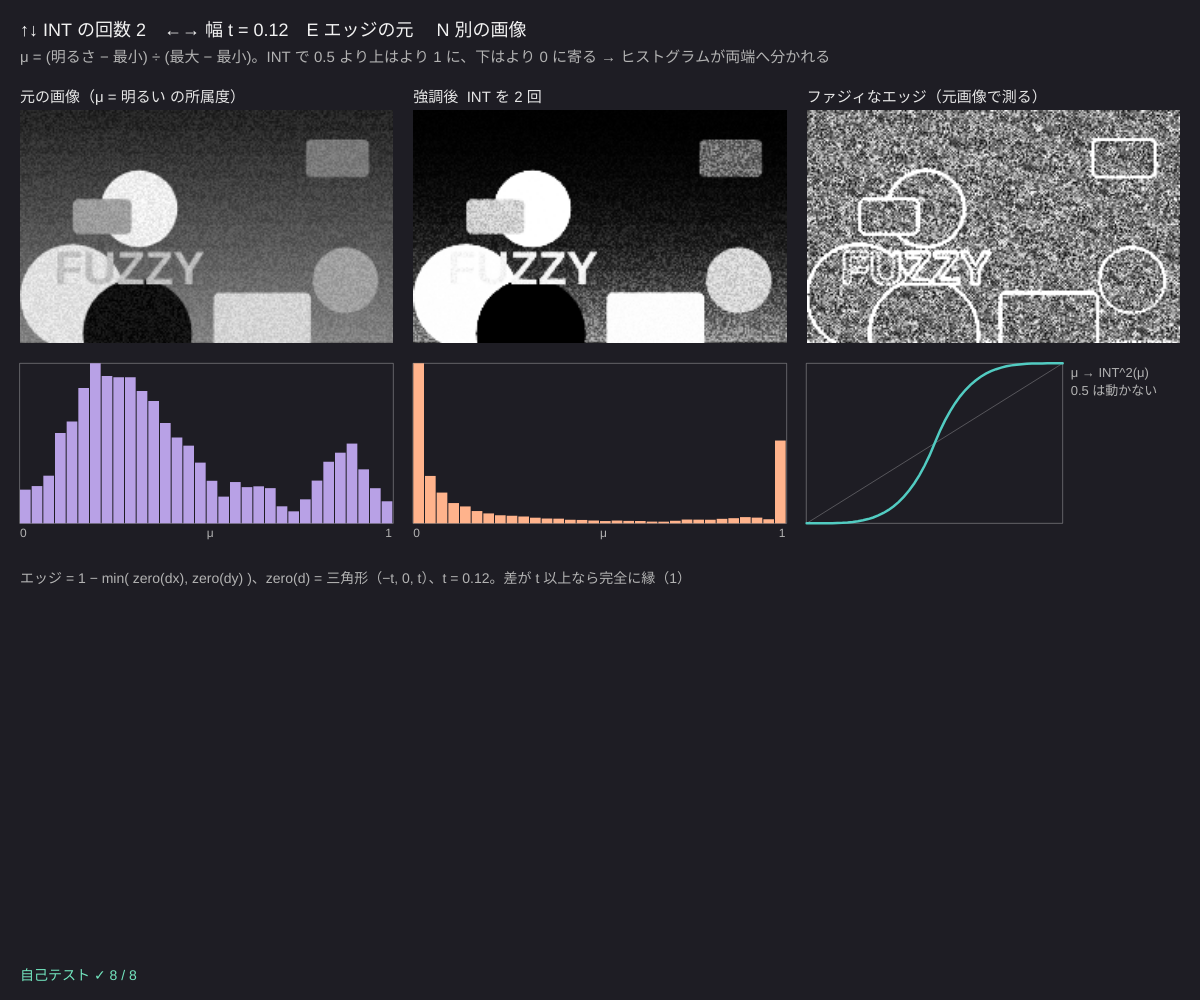
Frame 1 (no input)
Frame 60 (no input): identical to frame 1, image omitted
Frame 120 (the mouse pressed at the canvas centre since frame 60): identical to frame 1, image omitted

The p5.js sketch that drew this single still picture (run headless with seeded random() and noise() and a simulated clock; from frame 60 on, the mouse is pressed at the canvas centre):

// p5.js sketch
// ── sketch.js
// ============================================
// 12 ファジィ画像処理（コントラスト強調とエッジ検出）
// 画素の明るさを「明るい」の所属度 μ（0〜1）にする → INT 演算子で 0.5 より上はより明るく、下はより暗く → 画素に戻す
//   INT(μ) = 2μ²（μ ≤ 0.5）、1 − 2(1 − μ)²（μ > 0.5）。エッジ：「となりとの差 dx が 0 に近い かつ dy が 0 に近い」でなければ縁
// ↑↓ = INT を何回かけるか / ←→ = 「差が 0 に近い」の幅 t / E = エッジを元画像・強調後のどちらで測るか / N = 別のテスト画像
// ============================================

const W = 240, H = 150;   // 画像の大きさ（小さめにして計算を軽く）
let nInt = 2;             // ★ INT 演算子をくり返す回数
let tEdge = 0.12;         // ★ 「差が 0 に近い」の三角形の半分の幅
let edgeOnEnh = false, seedImg = 1;
let g0 = [], muA = [], muB = [], edge = [], imA, imB, imE, hA = [], hB = [];

function setup() {
  createCanvas(windowWidth, windowHeight);
  colorMode(HSB, 360, 100, 100, 100);
  imA = createImage(W, H); imB = createImage(W, H); imE = createImage(W, H);
  selfTest();
  makeTestImage();
}

// ぼんやりしたテスト画像（コントラストが低い：明るさ 85〜165 くらい）
function makeTestImage() {
  let gr = createGraphics(W, H); gr.pixelDensity(1);
  let r = lcg(seedImg++);
  gr.background(110);
  for (let y = 0; y < H; y++) { gr.stroke(100 + (y / H) * 40); gr.line(0, y, W, y); }
  gr.noStroke();
  for (let k = 0; k < 9; k++) { gr.fill(85 + r() * 80); let s = 20 + r() * 60; if (r() < 0.5) gr.circle(r() * W, r() * H, s); else gr.rect(r() * W, r() * H, s, s * 0.6, 4); }
  gr.fill(150); gr.textSize(30); gr.textStyle(BOLD); gr.text('FUZZY', 20 + r() * 80, 60 + r() * 60);
  gr.loadPixels();
  g0 = new Array(W * H);
  for (let i = 0; i < W * H; i++) g0[i] = clampv(gr.pixels[4 * i] + (r() - 0.5) * 10, 0, 255);
  gr.remove();
  recompute();
}
// パラメータが変わったときだけ計算する
function recompute() {
  muA = fuzzify(g0);
  muB = muA.map((m) => intN(m, nInt));
  edge = fuzzyEdge(edgeOnEnh ? muB : muA, W, H, tEdge);
  toImage(imA, muA); toImage(imB, muB); toImage(imE, edge);
  hA = histo(muA); hB = histo(muB);
}
function toImage(im, arr) {
  im.loadPixels();
  for (let i = 0; i < W * H; i++) { let v = arr[i] * 255; im.pixels[4 * i] = v; im.pixels[4 * i + 1] = v; im.pixels[4 * i + 2] = v; im.pixels[4 * i + 3] = 255; }
  im.updatePixels();
}
function histo(arr) { let h = new Array(32).fill(0); for (let v of arr) h[Math.min(31, Math.floor(v * 32))]++; return h; }

function draw() {
  background(250, 18, 14);
  let sc = Math.min((width - 80) / (3 * W), (height * 0.5) / H), iw = W * sc, ih = H * sc, y0 = 110;
  let xs = [20, 40 + iw, 60 + 2 * iw];
  let names = ['元の画像（μ = 明るい の所属度）', '強調後  INT を ' + nInt + ' 回', 'ファジィなエッジ（' + (edgeOnEnh ? '強調後' : '元画像') + 'で測る）'];
  [imA, imB, imE].forEach((im, i) => { image(im, xs[i], y0, iw, ih); noStroke(); fill(0, 0, 90); textSize(15); text(names[i], xs[i], y0 - 8); });
  // ヒストグラム
  let hy = y0 + ih + 20, hh = height * 0.16;
  drawHist(hA, xs[0], hy, iw, hh, color(260, 30, 90)); drawHist(hB, xs[1], hy, iw, hh, color(20, 45, 100));
  // INT の曲線
  let cx = xs[2], cw = Math.min(iw, hh * 1.6);
  noFill(); stroke(0, 0, 100, 30); rect(cx, hy, cw, hh);
  stroke(0, 0, 100, 25); line(cx, hy + hh, cx + cw, hy);
  stroke(175, 60, 80); strokeWeight(2.5); beginShape();
  for (let i = 0; i <= 50; i++) { let m = i / 50; vertex(cx + m * cw, hy + hh - intN(m, nInt) * hh); }
  endShape(); strokeWeight(1);
  noStroke(); fill(0, 0, 70); textSize(13); text('μ → INT^' + nInt + '(μ)', cx + cw + 8, hy + 14); text('0.5 は動かない', cx + cw + 8, hy + 32);

  // マウスの画素の値
  let iy = hy + hh + 34; fill(0, 0, 95); textSize(16);
  for (let i = 0; i < 3; i++) {
    let px = Math.floor((mouseX - xs[i]) / sc), py = Math.floor((mouseY - y0) / sc);
    if (px >= 0 && px < W && py >= 0 && py < H) {
      let k = py * W + px, mu = muA[k];
      text('画素 (' + px + ', ' + py + ')　明るさ ' + Math.round(g0[k]) + ' → μ = ' + mu.toFixed(3) + '　→ INT^' + nInt + ' = ' + muB[k].toFixed(3) + '　エッジの度合い = ' + edge[k].toFixed(3), 20, iy);
      noFill(); stroke(20, 45, 100); rect(xs[i] + px * sc - 4, y0 + py * sc - 4, 8, 8); noStroke(); fill(0, 0, 95);
    }
  }
  fill(0, 0, 70); textSize(14);
  text('エッジ = 1 − min( zero(dx), zero(dy) )、zero(d) = 三角形（−t, 0, t）、t = ' + tEdge.toFixed(2) + '。差が t 以上なら完全に縁（1）', 20, iy + 26);

  fill(0, 0, 95); textSize(18);
  text('↑↓ INT の回数 ' + nInt + '　←→ 幅 t = ' + tEdge.toFixed(2) + '　E エッジの元 　N 別の画像', 20, 36);
  fill(0, 0, 70); textSize(15);
  text('μ = (明るさ − 最小) ÷ (最大 − 最小)。INT で 0.5 より上はより 1 に、下はより 0 に寄る → ヒストグラムが両端へ分かれる', 20, 62);
  fill(selfTestResults.every((r) => r.ok) ? color(160, 50, 90) : color(0, 80, 100)); textSize(14);
  text(selfTestLine(), 20, height - 20);
}
function drawHist(h, x, y, w, hh, c) {
  let mx = Math.max(1, ...h), bw = w / h.length;
  noFill(); stroke(0, 0, 100, 30); rect(x, y, w, hh); noStroke(); fill(c);
  h.forEach((v, i) => rect(x + i * bw, y + hh - (v / mx) * hh, bw - 1, (v / mx) * hh));
  fill(0, 0, 70); textSize(12); text('0', x, y + hh + 14); text('μ', x + w / 2, y + hh + 14); text('1', x + w - 8, y + hh + 14);
}

function keyPressed() {
  if (key === UP_ARROW) nInt = Math.min(6, nInt + 1);
  if (key === DOWN_ARROW) nInt = Math.max(0, nInt - 1);
  if (key === RIGHT_ARROW) tEdge = Math.min(0.5, tEdge + 0.02);
  if (key === LEFT_ARROW) tEdge = Math.max(0.02, tEdge - 0.02);
  if (key === 'e' || key === 'E') edgeOnEnh = !edgeOnEnh;
  if (key === 'n' || key === 'N') { makeTestImage(); return; }
  recompute();
}

// ---- 自己テスト：手で計算できる値と比べる
function selfTest() {
  selfTestResults = [];
  check('INT(0.25) = 2 · 0.25² = 0.125', near(intOp(0.25), 0.125));
  check('INT(0.75) = 1 − 2 · 0.25² = 0.875', near(intOp(0.75), 0.875));
  check('INT(0.5) = 0.5、INT(0) = 0、INT(1) = 1（動かない点）', near(intOp(0.5), 0.5) && intOp(0) === 0 && intOp(1) === 1);
  let mono = true; for (let i = 1; i <= 100; i++) if (intN(i / 100, 3) < intN((i - 1) / 100, 3)) mono = false;
  check('INT は大小の順番を変えない（単調）', mono);
  let f = fuzzify([50, 100, 150]);
  check('いちばん暗い画素 → μ = 0、いちばん明るい → 1、中間 → 0.5', f[0] === 0 && f[1] === 0.5 && f[2] === 1);
  let flat = new Array(25).fill(0.4);
  check('平らな画像のエッジはどこも 0', fuzzyEdge(flat, 5, 5, 0.1).every((e) => e === 0));
  let st = []; for (let y = 0; y < 5; y++) for (let x = 0; x < 5; x++) st.push(x < 2 ? 0 : 1);
  let e = fuzzyEdge(st, 5, 5, 0.1);
  check('白黒の境目では 1、境目から離れると 0', e[2 * 5 + 1] === 1 && e[2 * 5 + 3] === 0);
  check('となりの差 dx = t/2 なら zero = 0.5 → エッジ 0.5', near(fuzzyEdge([0, 0.025, 0.05, 0, 0.025, 0.05, 0, 0.025, 0.05], 3, 3, 0.1)[4], 0.5));
  reportSelfTest();
}

// ---------- やってみよう ----------
// 1. ↑ で INT の回数を増やす。ヒストグラムが真ん中から両端へ分かれていく。何回で白黒の 2 値に近くなる？
// 2. INT は 0.5 をさかいに分ける。fuzzify の最小・最大を変えて、さかい目の明るさを変えてみよう
// 3. ←→ で t を変える。小さいと細かい模様（ノイズ）まで縁になる、大きいと太い縁だけ残る
// 4. E で、強調した画像でエッジを測る。縁がくっきりする？
// 5. zero(d) を三角形からガウス（gaussmf）に変えると、エッジの見え方はどう変わる？


// ==================================================
// ここから下は「ファジィの道具」（中身は読まなくても OK。消さないでね）
// ==================================================
// ---- メンバーシップ関数（所属度 μ を 0〜1 で返す）
function trimf(x, a, b, c) {            // 三角：a で 0、b で 1、c で 0
  if (x < a || x > c) return 0;
  if (x === b) return 1;
  if (x < b) return b > a ? (x - a) / (b - a) : 1;
  return c > b ? (c - x) / (c - b) : 1;
}
function trapmf(x, a, b, c, d) {         // 台形：b〜c が 1
  if (x < a || x > d) return 0;
  if (x >= b && x <= c) return 1;
  if (x < b) return (x - a) / (b - a);
  return (d - x) / (d - c);
}
function gaussmf(x, c, s) { return Math.exp(-((x - c) * (x - c)) / (2 * s * s)); }
function sigmf(x, a, c) { return 1 / (1 + Math.exp(-a * (x - c))); }
function bellmf(x, a, b, c) { return 1 / (1 + Math.pow(Math.abs((x - c) / a), 2 * b)); }
// mf = { type: 'tri', p: [a, b, c] } のような形
function evalMF(mf, x) {
  let p = mf.p;
  if (mf.type === 'tri') return trimf(x, p[0], p[1], p[2]);
  if (mf.type === 'trap') return trapmf(x, p[0], p[1], p[2], p[3]);
  if (mf.type === 'gauss') return gaussmf(x, p[0], p[1]);
  if (mf.type === 'sig') return sigmf(x, p[0], p[1]);
  if (mf.type === 'bell') return bellmf(x, p[0], p[1], p[2]);
  return 0;
}
function clampv(v, a, b) { return v < a ? a : v > b ? b : v; }

// ---- 自己テストの道具
let selfTestResults = [];
function check(name, cond) { selfTestResults.push({ name, ok: !!cond }); }
function near(a, b, tol) { return a !== null && Math.abs(a - b) <= (tol === undefined ? 1e-9 : tol); }
function reportSelfTest() { for (let r of selfTestResults) (r.ok ? console.log : console.error)((r.ok ? '✓ ' : '✗ ') + r.name); }
function selfTestLine() { let n = selfTestResults.filter((r) => r.ok).length; return '自己テスト ' + (n === selfTestResults.length ? '✓ ' : '✗ ') + n + ' / ' + selfTestResults.length; }

// ---- ファジィ画像処理の道具
// 明るさ → 「明るい」の所属度（いちばん暗い画素が 0、いちばん明るい画素が 1）
function fuzzify(g) {
  let lo = Math.min(...g), hi = Math.max(...g);
  return g.map((v) => (hi > lo ? (v - lo) / (hi - lo) : 0));
}
// INT 演算子（強調）：0.5 より下は 2μ²、上は 1 − 2(1 − μ)²
function intOp(m) { return m <= 0.5 ? 2 * m * m : 1 - 2 * (1 - m) * (1 - m); }
function intN(m, n) { for (let i = 0; i < n; i++) m = intOp(m); return m; }
// ファジィなエッジ：規則「dx が 0 に近い かつ dy が 0 に近い ならば 縁ではない」の否定
function fuzzyEdge(mu, w, h, t) {
  let out = new Array(w * h).fill(0);
  for (let y = 0; y < h; y++) for (let x = 0; x < w; x++) {
    let k = y * w + x;
    let dx = mu[y * w + Math.min(w - 1, x + 1)] - mu[y * w + Math.max(0, x - 1)];
    let dy = mu[Math.min(h - 1, y + 1) * w + x] - mu[Math.max(0, y - 1) * w + x];
    out[k] = 1 - Math.min(trimf(dx, -t, 0, t), trimf(dy, -t, 0, t));
  }
  return out;
}
// 決まった順番の乱数
function lcg(s) { let x = s * 9301 + 49297; return () => { x = (x * 9301 + 49297) % 233280; return x / 233280; }; }
